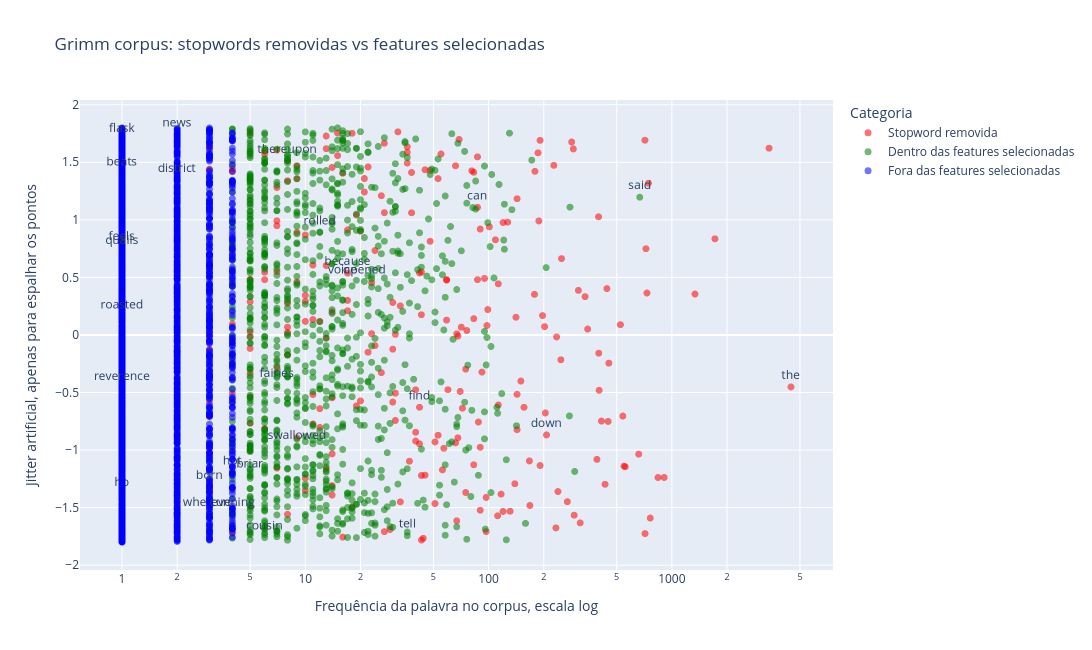

Write notebook code for a chart like this one.
### Code cell
import importlib
importlib.reload(ftm)  # Reload the functions module to pick up any changes.
scatter_df, label_examples = ftm.plot_feature_selection_scatter(
    df=df,
    text_column="raw_text",
    vectorizer=count_vectorizer,
    stopwords=STOPWORDS,
    max_points=8000,
    jitter=1.8,
    random_state=RANDOM_STATE,
    title="Grimm corpus: stopwords removidas vs features selecionadas"
)

display(label_examples[["word", "frequency", "category"]])

### Figure 1 — Plotly figure (JSON) as saved in the notebook; plotly's stock layout.template omitted (floating-point values rounded to 4 significant figures; data arrays with more than 128 entries replaced by an {"elided": "..."} marker saying what was removed)
{"data": [{"customdata": {"elided": "283x3 str values"}, "hovertemplate": "<b>%{hovertext}</b><br><br>category=%{customdata[1]}<br>frequency=%{x}<br>word=%{customdata[0]}<extra></extra>", "hovertext": {"elided": "283 str values"}, "legendgroup": "Stopword removida", "marker": {"color": "red", "opacity": 0.55, "size": 7, "symbol": "circle"}, "mode": "markers+text", "name": "Stopword removida", "showlegend": true, "text": {"elided": "283 str values"}, "textposition": "top center", "type": "scattergl", "x": {"elided": "283 int values"}, "xaxis": "x", "y": {"elided": "283 float values"}, "yaxis": "y"}, {"customdata": {"elided": "1000x3 str values"}, "hovertemplate": "<b>%{hovertext}</b><br><br>category=%{customdata[1]}<br>frequency=%{x}<br>word=%{customdata[0]}<extra></extra>", "hovertext": {"elided": "1000 str values"}, "legendgroup": "Dentro das features selecionadas", "marker": {"color": "green", "opacity": 0.55, "size": 7, "symbol": "circle"}, "mode": "markers+text", "name": "Dentro das features selecionadas", "showlegend": true, "text": {"elided": "1000 str values"}, "textposition": "top center", "type": "scattergl", "x": {"elided": "1000 int values"}, "xaxis": "x", "y": {"elided": "1000 float values"}, "yaxis": "y"}, {"customdata": {"elided": "2691x3 str values"}, "hovertemplate": "<b>%{hovertext}</b><br><br>category=%{customdata[1]}<br>frequency=%{x}<br>word=%{customdata[0]}<extra></extra>", "hovertext": {"elided": "2691 str values"}, "legendgroup": "Fora das features selecionadas", "marker": {"color": "blue", "opacity": 0.55, "size": 7, "symbol": "circle"}, "mode": "markers+text", "name": "Fora das features selecionadas", "showlegend": true, "text": {"elided": "2691 str values"}, "textposition": "top center", "type": "scattergl", "x": {"elided": "2691 int values"}, "xaxis": "x", "y": {"elided": "2691 float values"}, "yaxis": "y"}], "layout": {"height": 650, "hovermode": "closest", "legend": {"title": {"text": "Categoria"}, "tracegroupgap": 0}, "title": {"text": "Grimm corpus: stopwords removidas vs features selecionadas"}, "width": 1100, "xaxis": {"anchor": "y", "domain": [0, 1], "title": {"text": "Frequência da palavra no corpus, escala log"}, "type": "log"}, "yaxis": {"anchor": "x", "domain": [0, 1], "title": {"text": "Jitter artificial, apenas para espalhar os pontos"}}}}
